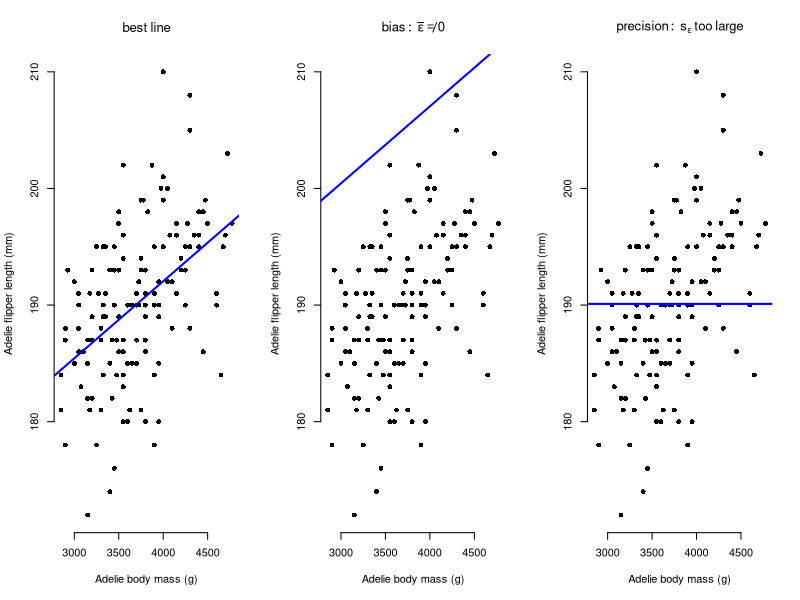
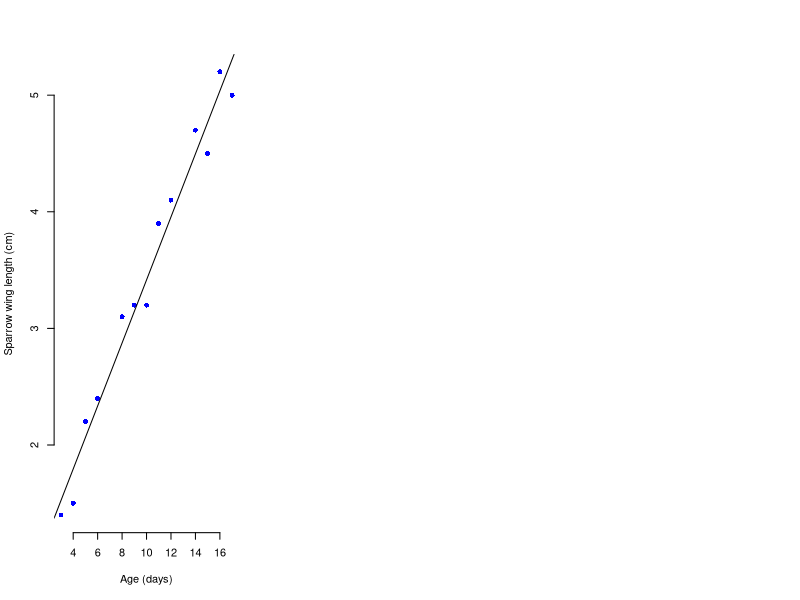
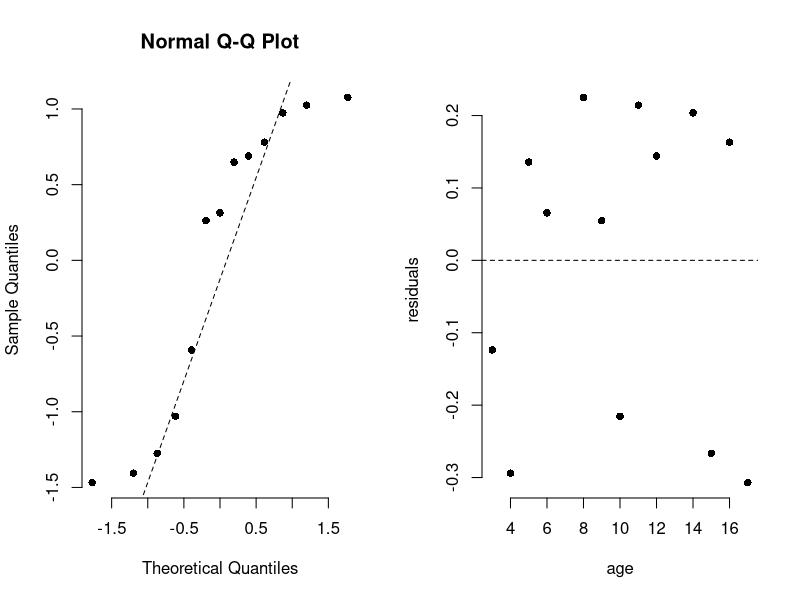
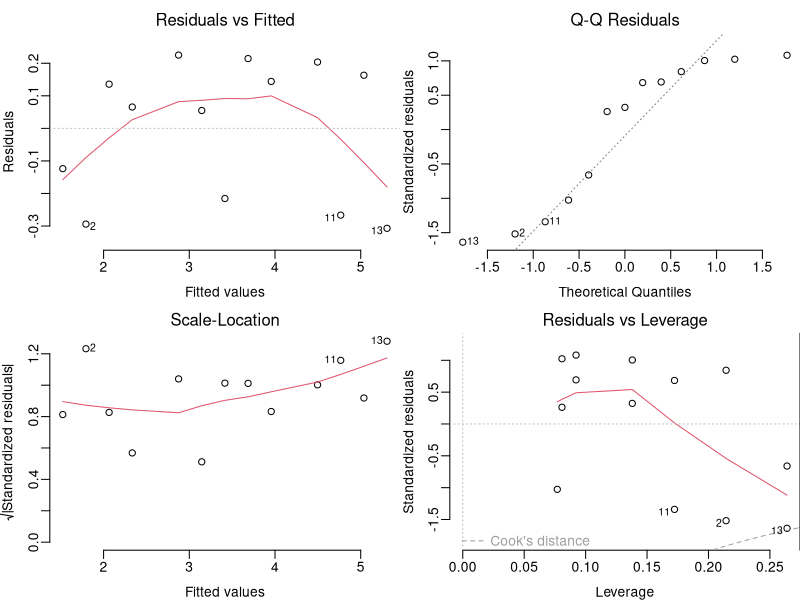

Here is the R script that generated these plots, in order:
## ---- chunk 1
## r code goes in to chunks, delimited like this. you can add one with the "Insert" menu
## This setup chunk should be used for defining the document defaults
## here, we set the default figure size, the comment character, and the type
## of graphics to use
knitr::opts_chunk$set(fig.width=5.5, fig.height=5.5, collapse = TRUE, comment = "##", dev="png", error=TRUE)

## this chunk us also a cood place to load any librarys you want
## and to store constants in the R environment
## here I save a set of 8 colours for figures
library(RColorBrewer)
cols = brewer.pal(8, "Set1")
library(mvtnorm)
library(ggplot2)
library(gridExtra)
library(palmerpenguins)
## These two packages make table display nicer; you can omit them if you don't want
## to use tables
library(knitr)
library(kableExtra)
options(digits = 3)
set.seed(12345)
## ---- chunk 2
# load penguin data
data(penguins, package = "palmerpenguins")
# convert to a data frame
penguins = as.data.frame(penguins)
# remove NAs
penguins = penguins[complete.cases(penguins),]

# subset for just Adelie penguins
penguins_ade = subset(penguins, species == "Adelie")

pars = coef(lm(flipper_length_mm ~ body_mass_g, data = penguins_ade))

par(mfrow = c(1, 3))
plot(penguins_ade$body_mass_g, penguins_ade$flipper_length_mm, pch=16, 
     xlab = "Adelie body mass (g)", 
     ylab = "Adelie flipper length (mm)", bty='n', main = expression(best~line))
abline(a = pars[1], b = pars[2], col='blue', lwd=2)

plot(penguins_ade$body_mass_g, penguins_ade$flipper_length_mm, pch=16, 
     xlab = "Adelie body mass (g)", 
     ylab = "Adelie flipper length (mm)", bty='n', 
     main = expression(bias:~bar(epsilon) != 0))
abline(a = pars[1] + 15, b = pars[2], col='blue', lwd=2)

plot(penguins_ade$body_mass_g, penguins_ade$flipper_length_mm, pch=16, 
     xlab = "Adelie body mass (g)", 
     ylab = "Adelie flipper length (mm)", bty='n', 
     main = expression(precision:~s[epsilon]~too~large))
abline(a =mean(penguins_ade$flipper_length_mm), b = 0, col='blue', lwd=2)

## ---- chunk 3
## Data on sparrow wing lengths from Zar (1984)
dat = data.frame(age = c(3:6, 8:12, 14:17), 
        wing_length = c(1.4, 1.5, 2.2, 2.4, 3.1, 3.2, 3.2, 
        				3.9, 4.1, 4.7, 4.5, 5.2, 5.0))
mod = lm(wing_length ~ age, data = dat)
summary(mod)
confint(mod)

## ---- chunk 4
plot(wing_length ~ age, data = dat, pch=16, col="blue", bty='n',
     ylab= "Sparrow wing length (cm)", xlab = "Age (days)")
abline(mod)
## ---- chunk 5
par(mfrow=c(1, 2), bty='n')

## scale(residuals) produces **standardized** residuals
qqnorm(scale(residuals(mod)), pch=16)
qqline(scale(residuals(mod)), lty=2)
plot(dat$age, residuals(mod), xlab = "age", ylab = "residuals", pch=16)
abline(h = 0, lty=2)

## also try
## plot(mod)
## ---- chunk 6
## also try
par(mfrow = c(2,2), bty='n', mar = c(3, 3, 2,0), mgp = c(2, 0.5, 0))
plot(mod)
## ---- chunk 7
tab = data.frame(" " = c("", "Intercept      ", "Age"), 
				 estimate = c("Estimate      ", "0.71", "0.27"), 
                 s = c("St. error      ", "0.15", "0.013"), 
				 "95\\% CI" = c("95% CI", "[0.39, 1.03]", "[0.24, 0.30]"))
kt = kable(tab, col.names = c("", "", "", ""),
      caption = "Table 1. Parameter estimates for regression of wing length on age")
kt = row_spec(kt, 1, extra_css = "border-top: solid 2px; border-bottom: solid 1px")
kt = row_spec(kt, 2, extra_css = "padding 20px")
kt
